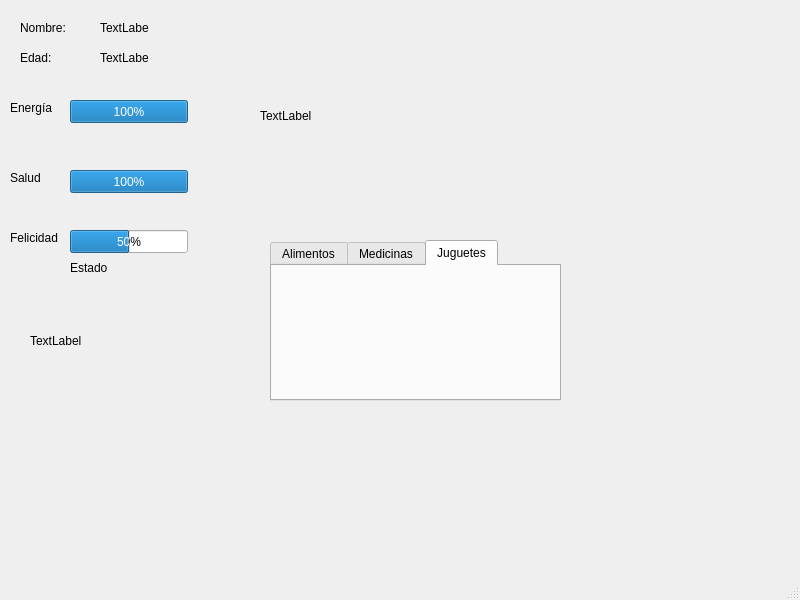
<?xml version="1.0" encoding="UTF-8"?>
<ui version="4.0">
 <class>MainWindow</class>
 <widget class="QMainWindow" name="MainWindow">
  <property name="geometry">
   <rect>
    <x>0</x>
    <y>0</y>
    <width>800</width>
    <height>600</height>
   </rect>
  </property>
  <property name="windowTitle">
   <string>MainWindow</string>
  </property>
  <widget class="QWidget" name="centralwidget">
   <widget class="QLabel" name="labelNombre">
    <property name="geometry">
     <rect>
      <x>20</x>
      <y>20</y>
      <width>49</width>
      <height>16</height>
     </rect>
    </property>
    <property name="text">
     <string>Nombre:</string>
    </property>
   </widget>
   <widget class="QLabel" name="lblEdad">
    <property name="geometry">
     <rect>
      <x>20</x>
      <y>50</y>
      <width>49</width>
      <height>16</height>
     </rect>
    </property>
    <property name="text">
     <string>Edad:</string>
    </property>
   </widget>
   <widget class="QLabel" name="label_3">
    <property name="geometry">
     <rect>
      <x>10</x>
      <y>100</y>
      <width>49</width>
      <height>16</height>
     </rect>
    </property>
    <property name="text">
     <string>Energía</string>
    </property>
   </widget>
   <widget class="QLabel" name="label_4">
    <property name="geometry">
     <rect>
      <x>10</x>
      <y>170</y>
      <width>49</width>
      <height>16</height>
     </rect>
    </property>
    <property name="text">
     <string>Salud</string>
    </property>
   </widget>
   <widget class="QLabel" name="label_5">
    <property name="geometry">
     <rect>
      <x>10</x>
      <y>230</y>
      <width>49</width>
      <height>16</height>
     </rect>
    </property>
    <property name="text">
     <string>Felicidad</string>
    </property>
   </widget>
   <widget class="QLabel" name="lblNombreValor">
    <property name="geometry">
     <rect>
      <x>100</x>
      <y>20</y>
      <width>49</width>
      <height>16</height>
     </rect>
    </property>
    <property name="text">
     <string>TextLabel</string>
    </property>
   </widget>
   <widget class="QLabel" name="lblEdadValor">
    <property name="geometry">
     <rect>
      <x>100</x>
      <y>50</y>
      <width>49</width>
      <height>16</height>
     </rect>
    </property>
    <property name="text">
     <string>TextLabel</string>
    </property>
   </widget>
   <widget class="QLabel" name="lblImagenMascota">
    <property name="geometry">
     <rect>
      <x>260</x>
      <y>10</y>
      <width>271</width>
      <height>211</height>
     </rect>
    </property>
    <property name="text">
     <string>TextLabel</string>
    </property>
   </widget>
   <widget class="QProgressBar" name="progressEnergia">
    <property name="geometry">
     <rect>
      <x>70</x>
      <y>100</y>
      <width>118</width>
      <height>23</height>
     </rect>
    </property>
    <property name="value">
     <number>100</number>
    </property>
   </widget>
   <widget class="QProgressBar" name="progressSalud">
    <property name="geometry">
     <rect>
      <x>70</x>
      <y>170</y>
      <width>118</width>
      <height>23</height>
     </rect>
    </property>
    <property name="value">
     <number>100</number>
    </property>
   </widget>
   <widget class="QProgressBar" name="progressFelicidad">
    <property name="geometry">
     <rect>
      <x>70</x>
      <y>230</y>
      <width>118</width>
      <height>23</height>
     </rect>
    </property>
    <property name="value">
     <number>50</number>
    </property>
   </widget>
   <widget class="QLabel" name="label_6">
    <property name="geometry">
     <rect>
      <x>70</x>
      <y>260</y>
      <width>49</width>
      <height>16</height>
     </rect>
    </property>
    <property name="text">
     <string>Estado</string>
    </property>
   </widget>
   <widget class="QLabel" name="lblEstado">
    <property name="geometry">
     <rect>
      <x>30</x>
      <y>290</y>
      <width>131</width>
      <height>101</height>
     </rect>
    </property>
    <property name="text">
     <string>TextLabel</string>
    </property>
   </widget>
   <widget class="QTabWidget" name="tabInventario">
    <property name="geometry">
     <rect>
      <x>270</x>
      <y>240</y>
      <width>291</width>
      <height>161</height>
     </rect>
    </property>
    <property name="currentIndex">
     <number>2</number>
    </property>
    <widget class="QWidget" name="Alimentos">
     <attribute name="title">
      <string>Alimentos</string>
     </attribute>
     <layout class="QVBoxLayout" name="verticalLayout">
      <item>
       <widget class="QWidget" name="widgetAlimentos" native="true"/>
      </item>
     </layout>
    </widget>
    <widget class="QWidget" name="Medicina">
     <attribute name="title">
      <string>Medicinas</string>
     </attribute>
     <layout class="QVBoxLayout" name="verticalLayout_2">
      <item>
       <widget class="QWidget" name="widgetMedicina" native="true"/>
      </item>
     </layout>
    </widget>
    <widget class="QWidget" name="Juguetes">
     <attribute name="title">
      <string>Juguetes</string>
     </attribute>
     <layout class="QVBoxLayout" name="verticalLayout_3">
      <item>
       <widget class="QWidget" name="widgetJuguetes" native="true"/>
      </item>
     </layout>
    </widget>
   </widget>
  </widget>
  <widget class="QMenuBar" name="menubar">
   <property name="geometry">
    <rect>
     <x>0</x>
     <y>0</y>
     <width>800</width>
     <height>22</height>
    </rect>
   </property>
  </widget>
  <widget class="QStatusBar" name="statusbar"/>
 </widget>
 <resources/>
 <connections/>
</ui>
